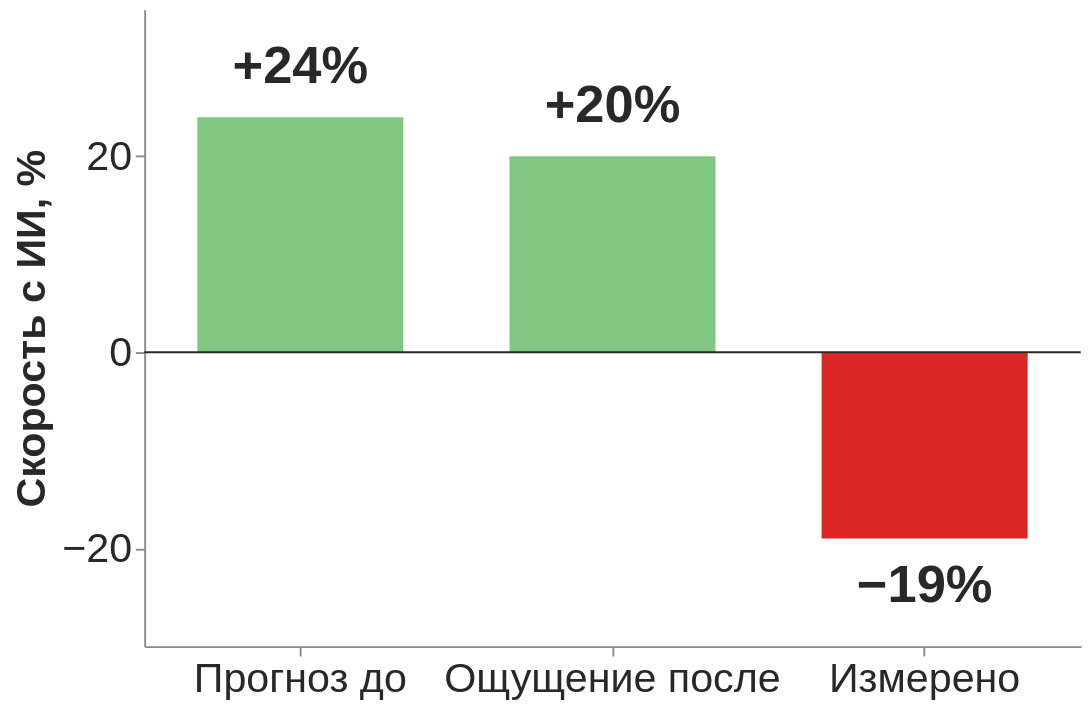

This figure's Vega-Lite source:
### Vega-Lite specification from a JSON file in a GitHub repository (floating-point values rounded to 4 significant figures)
{"$schema": "https://vega.github.io/schema/vega-lite/v5.json", "width": 500, "height": 340, "data": {"values": [{"k": "Прогноз до", "v": 24, "s": "up", "t": "+24%"}, {"k": "Ощущение после", "v": 20, "s": "up", "t": "+20%"}, {"k": "Измерено", "v": -19, "s": "down", "t": "−19%"}]}, "layer": [{"mark": {"type": "bar", "width": 110}, "encoding": {"x": {"field": "k", "type": "ordinal", "sort": null, "axis": {"title": null, "labelAngle": 0, "labelLimit": 220}}, "y": {"field": "v", "type": "quantitative", "scale": {"domain": [-30, 35]}, "axis": {"title": "Скорость с ИИ, %", "grid": false, "values": [-20, 0, 20]}}, "color": {"field": "s", "type": "nominal", "scale": {"domain": ["up", "down"], "range": ["#81c784", "#dc2626"]}, "legend": null}}}, {"transform": [{"calculate": "datum.v>0?datum.v+5:datum.v-5", "as": "p"}], "mark": {"type": "text", "fontSize": 28, "fontWeight": "bold", "color": "#282828"}, "encoding": {"x": {"field": "k", "type": "ordinal", "sort": null}, "y": {"field": "p", "type": "quantitative"}, "text": {"field": "t"}}}, {"data": {"values": [{"y": 0}]}, "mark": {"type": "rule", "color": "#282828"}, "encoding": {"y": {"field": "y", "type": "quantitative"}}}], "config": {"font": "Tahoma, Verdana, sans-serif", "axis": {"labelFontSize": 22, "titleFontSize": 22, "labelColor": "#282828", "titleColor": "#282828"}, "view": {"stroke": null}}}
